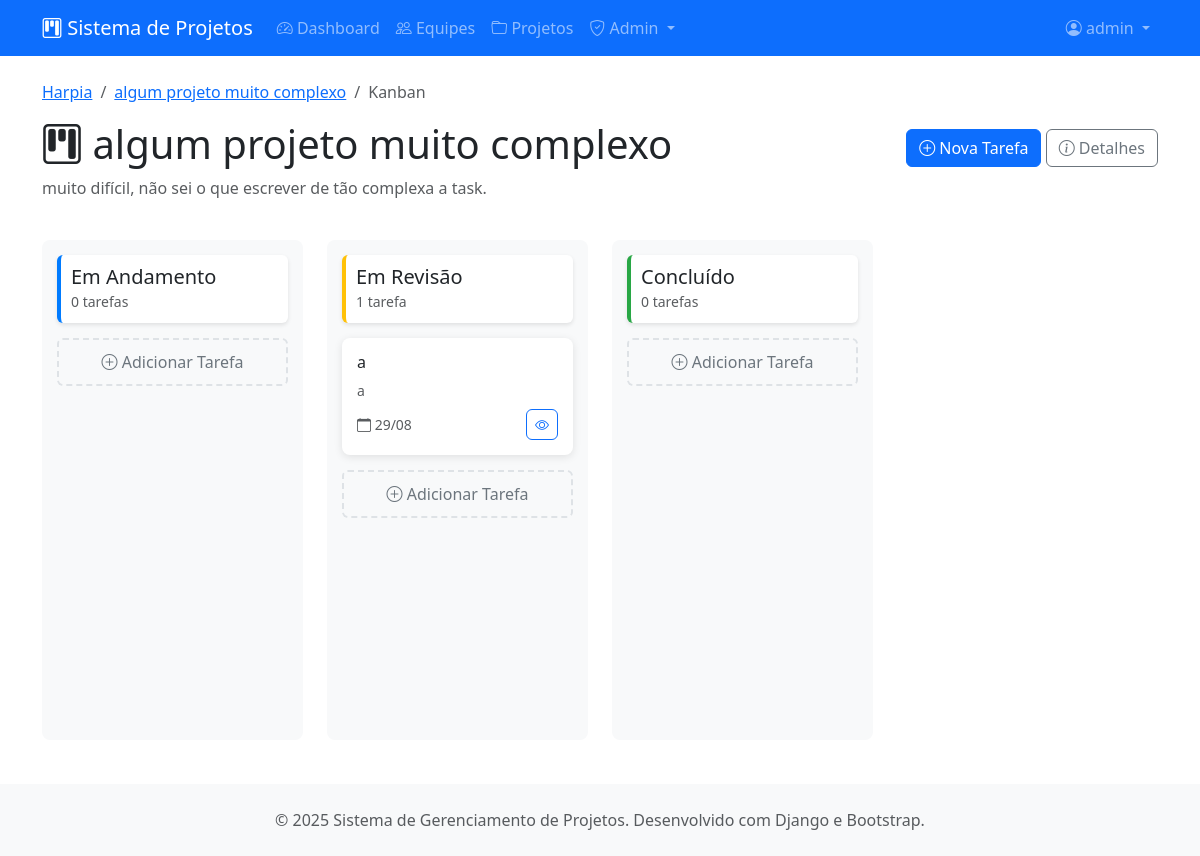
The page /projetos/projetos/2/kanban/ (signed in) on the database as committed earlier.
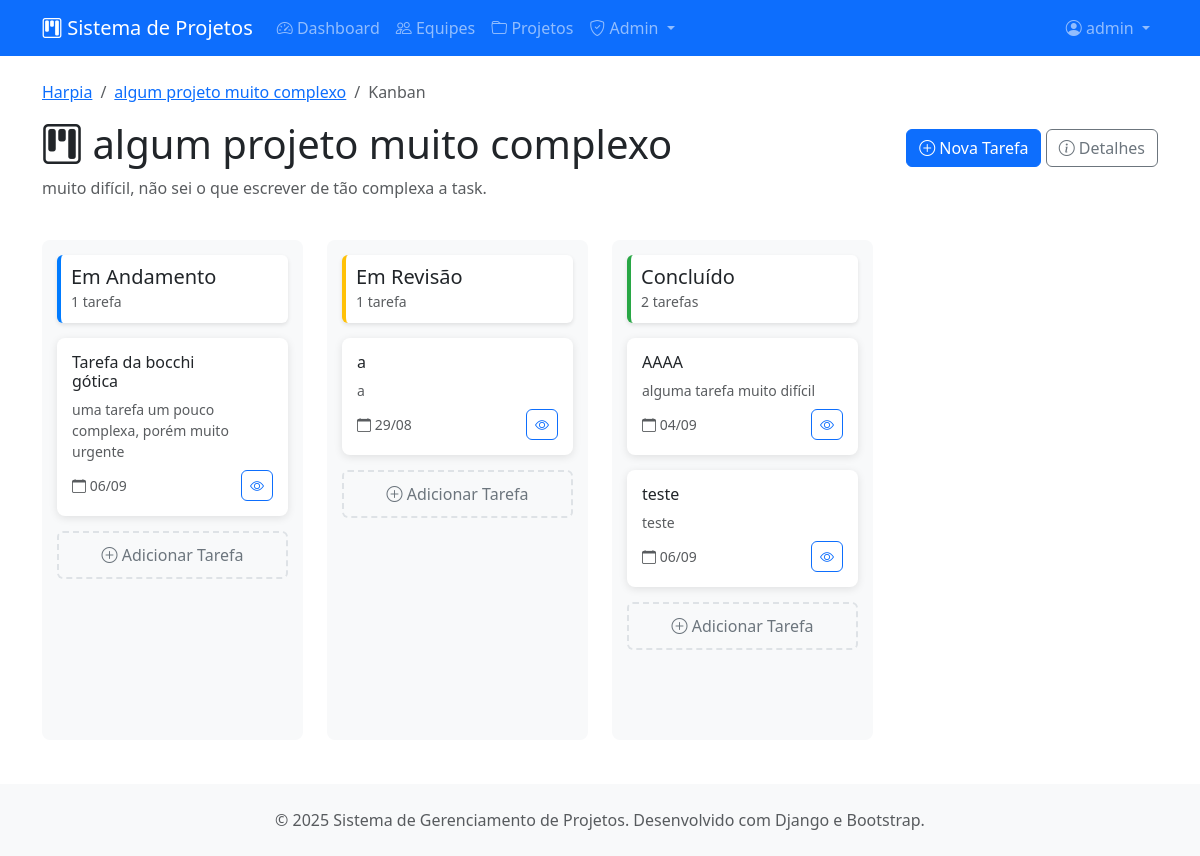
The same page on the database as committed later.
### projetos/models.py (models this page shows, shortened)
class StatusTarefa(models.Model):
    nome = models.CharField(max_length=50, verbose_name="Nome do Status")
    cor = models.CharField(max_length=7, default="#007bff", verbose_name="Cor (Hex)")
    ordem = models.PositiveIntegerField(verbose_name="Ordem")
    class Meta:
        verbose_name = "Status da Tarefa"
        verbose_name_plural = "Status das Tarefas"
        ordering = ["ordem"]
        unique_together = ['nome']

class Tarefa(models.Model):
    PRIORIDADE_CHOICES = [
        ('baixa', 'Baixa'),
        ('media', 'Média'),
        ('alta', 'Alta'),
        ('urgente', 'Urgente'),
    ]
    titulo = models.CharField(max_length=200, verbose_name="Título")
    descricao = models.TextField(verbose_name="Descrição")
    projeto = models.ForeignKey(Projeto, on_delete=models.CASCADE, related_name="tarefas")
    status = models.ForeignKey(StatusTarefa, on_delete=models.CASCADE, related_name="tarefas")
    criada_por = models.ForeignKey(User, on_delete=models.CASCADE, related_name="tarefas_criadas")
    criada_em = models.DateTimeField(auto_now_add=True)
    atualizada_em = models.DateTimeField(auto_now=True)
    data_limite = models.DateTimeField(blank=True, null=True, verbose_name="Data Limite")
    prioridade = models.CharField(max_length=10, choices=PRIORIDADE_CHOICES, default='media')
    etiquetas = models.ManyToManyField(Etiqueta, blank=True, related_name="tarefas")
    ordem = models.PositiveIntegerField(default=0, verbose_name="Ordem na Coluna")
    class Meta:
        verbose_name = "Tarefa"
        verbose_name_plural = "Tarefas"
        ordering = ["ordem", "-criada_em"]

### projetos/views.py (the view)
# urls.py: path('projetos/<int:pk>/kanban/', views.KanbanView.as_view(), name='kanban-projeto'),
class KanbanView(LoginRequiredMixin, DetailView):
    model = Projeto
    template_name = 'projetos/kanban/quadro.html'
    context_object_name = 'projeto'
    def get_context_data(self, **kwargs):
        context = super().get_context_data(**kwargs)
        status_list = list(StatusTarefa.objects.all())
        context['status_list'] = status_list
        context['etiquetas'] = self.object.equipe.etiquetas.all()
        tarefas = list(self.object.tarefas.select_related('status').order_by('ordem', '-criada_em'))
        tarefas_por_status = {}
        for tarefa in tarefas:
            tarefas_por_status.setdefault(tarefa.status_id, []).append(tarefa)
        contagens = {
            s_id: count for s_id, count in
            self.object.tarefas.values_list('status_id').order_by().annotate(Count('status_id'))
        }
        colunas = []
        for status in status_list:
            colunas.append({
                'status': status,
                'tarefas': tarefas_por_status.get(status.id, []),
                'count': contagens.get(status.id, 0),
            })
        context['colunas'] = colunas
        return context

### projetos/templates/projetos/kanban/quadro.html (shortened to what this page needs)
{% extends 'projetos/base.html' %}
{% load static %}
{% block content %}
<div class="row">
    <div class="col-12">
        <div class="d-flex justify-content-between align-items-center mb-4">
            <div>
                <nav aria-label="breadcrumb">
                    <ol class="breadcrumb">
                        <li class="breadcrumb-item">
                            <a href="{% url 'projetos:detalhe-equipe' projeto.equipe.pk %}">{{ projeto.equipe.nome }}</a>
                        </li>
                        <li class="breadcrumb-item">
                            <a href="{% url 'projetos:detalhe-projeto' projeto.pk %}">{{ projeto.titulo }}</a>
                        </li>
                        <li class="breadcrumb-item active">Kanban</li>
                    </ol>
                </nav>
                <h1><i class="bi bi-kanban"></i> {{ projeto.titulo }}</h1>
                <p class="text-muted">{{ projeto.descricao }}</p>
            </div>
            <div>
                {% if user.perfil.tipo_usuario in 'admin,membro' %}
                <a href="{% url 'projetos:criar-tarefa' projeto.pk %}" class="btn btn-primary">
                    <i class="bi bi-plus-circle"></i> Nova Tarefa
                </a>
                {% endif %}
                <a href="{% url 'projetos:detalhe-projeto' projeto.pk %}" class="btn btn-outline-secondary">
                    <i class="bi bi-info-circle"></i> Detalhes
                </a>
            </div>
        </div>
    </div>
</div>
<div class="row">
    {% for coluna in colunas %}
        <div class="col-md-3">
            <div class="kanban-column">
                <div class="kanban-column-header" style="border-left-color: {{ coluna.status.cor }}">
                    <h5 class="mb-0">{{ coluna.status.nome }}</h5>
                    <small class="text-muted">{{ coluna.count }} tarefa{{ coluna.count|pluralize }}</small>
                </div>
                <div class="kanban-tasks" data-status-id="{{ coluna.status.id }}">
                    {% for tarefa in coluna.tarefas %}
                            <div class="task-card" data-task-id="{{ tarefa.id }}" draggable="true">
                                <div class="d-flex justify-content-between align-items-start mb-2">
                                    <h6 class="mb-0">{{ tarefa.titulo }}</h6>
                                    <span class="badge priority-badge bg-{{ tarefa.prioridade }}">
                                    </span>
                                </div>
                                <p class="text-muted small mb-2">
                                    {{ tarefa.descricao|truncatewords:15 }}
                                </p>
                                <div class="d-flex justify-content-between align-items-center">
                                    <small class="text-muted">
                                        {% if tarefa.data_limite %}
                                            <i class="bi bi-calendar"></i> {{ tarefa.data_limite|date:"d/m" }}
                                        {% endif %}
                                    </small>
                                    <a href="{% url 'projetos:detalhe-tarefa' tarefa.pk %}" class="btn btn-sm btn-outline-primary">
                                        <i class="bi bi-eye"></i>
                                    </a>
                                </div>
                            </div>
                    {% endfor %}
                    {% if user.perfil.tipo_usuario in 'admin,membro' %}
                    <button class="add-task-btn" onclick="window.location.href='{% url 'projetos:criar-tarefa' projeto.pk %}?status={{ coluna.status.id }}'">
                        <i class="bi bi-plus-circle"></i> Adicionar Tarefa
                    </button>
                    {% endif %}
                </div>
            </div>
        </div>
    {% endfor %}
</div>
{% endblock %}

Rows that differ between the two databases and show on the page:
computed for StatusTarefa "Em Andamento": count "0" → "1"
added Tarefa: titulo "Tarefa da bocchi gótica", descricao "uma tarefa um pouco complexa, porém muito urgente", data_limite "06/09", shown under StatusTarefa "Em Andamento"
computed for StatusTarefa "Concluído": count "0" → "2"
added Tarefa: titulo "AAAA", descricao "alguma tarefa muito difícil", data_limite "04/09", shown under StatusTarefa "Concluído"
added Tarefa: titulo "teste", descricao "teste", data_limite "06/09", shown under StatusTarefa "Concluído"
